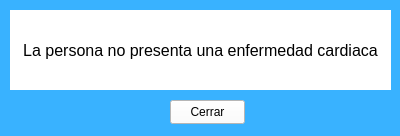
<?xml version="1.0" encoding="UTF-8"?>
<ui version="4.0">
 <class>CuadroResultado</class>
 <widget class="QWidget" name="CuadroResultado">
  <property name="geometry">
   <rect>
    <x>0</x>
    <y>0</y>
    <width>400</width>
    <height>136</height>
   </rect>
  </property>
  <property name="windowTitle">
   <string>CARDIAIGNOSTIC</string>
  </property>
  <property name="windowIcon">
   <iconset>
    <normaloff>icono.ico</normaloff>icono.ico</iconset>
  </property>
  <property name="styleSheet">
   <string notr="true">background-color: rgb(57, 178, 255);</string>
  </property>
  <widget class="QWidget" name="widget" native="true">
   <property name="geometry">
    <rect>
     <x>10</x>
     <y>10</y>
     <width>381</width>
     <height>80</height>
    </rect>
   </property>
   <property name="styleSheet">
    <string notr="true">background-color: rgb(255, 255, 255);</string>
   </property>
   <widget class="QLabel" name="labelResultado">
    <property name="geometry">
     <rect>
      <x>0</x>
      <y>30</y>
      <width>381</width>
      <height>21</height>
     </rect>
    </property>
    <property name="text">
     <string>&lt;html&gt;&lt;head/&gt;&lt;body&gt;&lt;p align=&quot;center&quot;&gt;&lt;span style=&quot; font-size:12pt;&quot;&gt;La persona no presenta una enfermedad cardiaca&lt;/span&gt;&lt;/p&gt;&lt;/body&gt;&lt;/html&gt;</string>
    </property>
   </widget>
  </widget>
  <widget class="QPushButton" name="pushButtonCerrar">
   <property name="geometry">
    <rect>
     <x>170</x>
     <y>100</y>
     <width>75</width>
     <height>24</height>
    </rect>
   </property>
   <property name="styleSheet">
    <string notr="true">background-color: rgb(255, 255, 255);</string>
   </property>
   <property name="text">
    <string>Cerrar</string>
   </property>
  </widget>
 </widget>
 <resources/>
 <connections/>
</ui>
